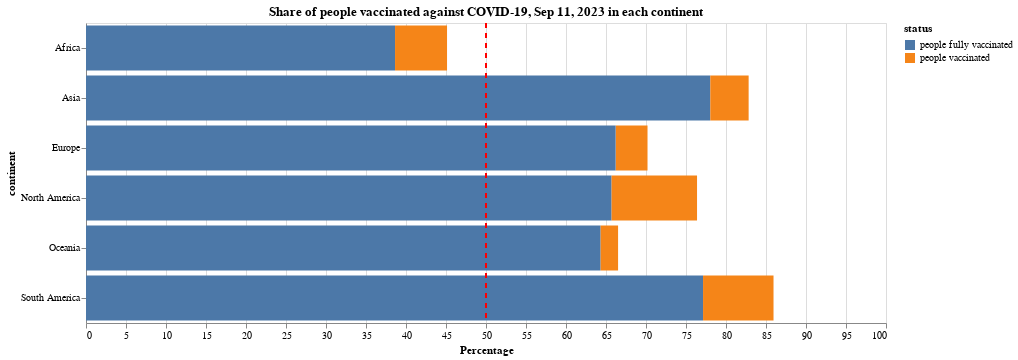

The specification (Vega-Lite) saved for this image:
### Vega-Lite specification from a JSON file in a GitHub repository (floating-point values rounded to 4 significant figures)
{"$schema": "https://vega.github.io/schema/vega-lite/v5.json", "description": "Show the number of people fully vaccinated and partially vaccinated", "title": "Share of people vaccinated against COVID-19, Sep 11, 2023 in each continent", "width": 800, "height": 300, "data": {"values": [{"percentage": 3.99, "continent": "Europe", "year": 1931, "status": "people vaccinated", "total percentage": 70.19}, {"percentage": 66.2, "continent": "Europe", "year": 1931, "status": "people fully vaccinated", "total percentage": 70.19}, {"percentage": 78.04, "continent": "Asia", "year": 1931, "status": "people fully vaccinated", "total percentage": 82.83}, {"percentage": 4.79, "continent": "Asia", "year": 1931, "status": "people vaccinated", "total percentage": 82.83}, {"percentage": 38.63, "continent": "Africa", "year": 1931, "status": "people fully vaccinated", "total percentage": 45.13}, {"percentage": 6.5, "continent": "Africa", "year": 1931, "status": "people vaccinated", "total percentage": 45.13}, {"percentage": 2.21, "continent": "Oceania", "year": 1931, "status": "people vaccinated", "total percentage": 66.51}, {"percentage": 64.3, "continent": "Oceania", "year": 1931, "status": "people fully vaccinated", "total percentage": 66.51}, {"percentage": 65.7, "continent": "North America", "year": 1931, "status": "people fully vaccinated", "total percentage": 76.83}, {"percentage": 10.68, "continent": "North America", "year": 1931, "status": "people vaccinated", "total percentage": 76.83}, {"percentage": 77.13, "continent": "South America", "year": 1931, "status": "people fully vaccinated", "total percentage": 85.94}, {"percentage": 8.81, "continent": "South America", "year": 1931, "status": "people vaccinated", "total percentage": 85.94}]}, "params": [{"name": "Continent_selection", "bind": {"input": "select", "options": [null, "people vaccinated", "people fully vaccinated"], "labels": ["people fully vaccinated and people vaccinated", "people vaccinated", "people fully vaccinated"], "name": "partially vaccinated and fully vaccinated: "}}], "transform": [{"filter": "Continent_selection == null || datum.status == Continent_selection"}], "layer": [{"mark": "bar", "encoding": {"x": {"aggregate": "sum", "field": "percentage", "title": "Percentage", "scale": {"domainMax": 100}}, "y": {"field": "continent"}, "color": {"field": "status"}, "tooltip": [{"field": "percentage", "type": "quantitative"}, {"field": "status", "type": "nominal"}, {"field": "total percentage", "type": "quantitative"}]}}, {"mark": {"type": "rule", "color": "red", "strokeDash": [5, 5]}, "encoding": {"x": {"value": 400}}}]}
